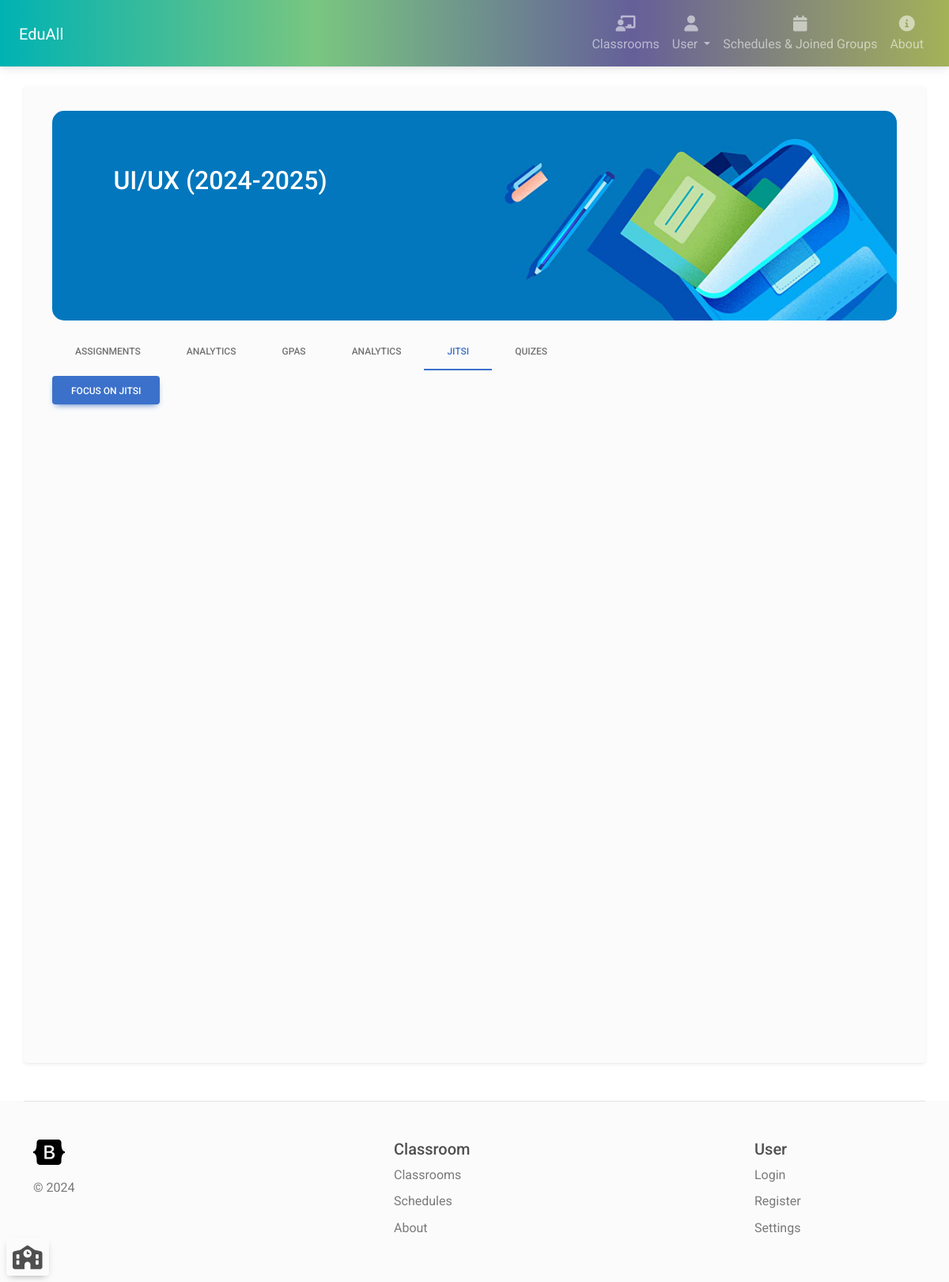
Screenshot of /classroom/1/jitsi (signed in) with the database file from the repository.
### classroom_manager/models.py (models this page shows, shortened)
class Classroom(models.Model):
    name = models.CharField(max_length=200)
    teachers = models.ManyToManyField(User, related_name="classroom_teacher")
    students = models.ManyToManyField(User, related_name="classroom_student")
    description = models.CharField(max_length=3000)
    background = models.CharField(max_length=200, default=get_random_class_image)
    searchable = models.BooleanField(default=False)

### classroom_manager/views.py (the view)
# urls.py: path('classroom/<int:classroomId>/jitsi', views.classroomJitsi, name="classroom_jitsi"),
@login_required(login_url='login')
def classroomJitsi(request: HttpRequest, classroomId: int):
    classroom = Classroom.objects.filter(id=classroomId).first()
    classroomName = classroom.name
    jitsiRoom = str(classroomId) + '-' + classroomName
    isCurrentUserTeacher = isTeacher(request.user.id, classroomId)
    if classroom == None:
        return render(request, '404page.html')
    context = {'classroom': classroom, 'jitsiRoom': jitsiRoom, 'isTeacher': isCurrentUserTeacher}
    return render(request, 'classroom_jitsi.html', context)

### classroom_manager/context_processor.py (called while the page is built)
def configuration_processor(request):
    siteName = Configuration.objects.filter(key='siteName').first()
    siteDescription = Configuration.objects.filter(key='siteDescription').first()
    if siteName is None:
        siteName = 'EduAll'
    else:
        siteName = siteName.value
    if siteDescription is None:
        siteDescription = 'EduAll is a platform for managing classrooms and learning groups.'
    else:
        siteDescription = siteDescription.value
    return {'siteName': siteName, 'siteDescription': siteDescription}

### classroom_manager/views.py (called while the page is built)
def isTeacher(userId, classroomId):
    user = User.objects.filter(id=userId).first()
    classroom = Classroom.objects.filter(id=classroomId, teachers__id__contains=userId).first()
    if user == None or classroom == None:
        return False
    return True

### classroom_manager/templates/classroom_jitsi.html (shortened to what this page needs)
{% extends 'navbar.html' %}
{% block content %}
{% load static %}
    <div class="container">
        <div style="width: 100%;" class="mt-3 position-relative">
            {% load static %}
            <img style="width: 100%; border-radius: 15px;"  src="{% static classroom.background %}"/ >
            <div style="padding: 1rem 1.5rem; top: 20%; left: 5%; width: 85%; color: white;" class="position-absolute">
                <h2 style="text-overflow: ellipsis; overflow: hidden; display: block; whitespace: no-wrap;">{{ classroom.name }}</h2>
            </div>
        </div>
        <ul class="nav nav-tabs mb-2 mt-3 bg-light">
            <li class="nav-item">
                <a class="nav-link" aria-current="page" href="{% url 'classroom_details' classroom.id %}">Assignments</a>
            </li>
            {% if isTeacher %}
            <li class="nav-item">
                <a class="nav-link" href="{% url 'classroom_analytics' classroom.id %}">Analytics</a>
            </li>
            {% endif %}
            <li class="nav-item">
                <a class="nav-link" href="{% url 'gpa_by_classroom_id' classroom.id %}">GPAs</a>
            </li>
            {% if isTeacher %}
            <li class="nav-item">
                <a class="nav-link" href="{% url 'classroom_analytics' classroom.id %}">Analytics</a>
            </li>
            {% endif %}
            <li class="nav-item">
                <a class="nav-link active bg-light" aria-current="page" href="#meet">Jitsi</a>
            </li>
            <li class="nav-item">
                <a class="nav-link" aria-current="page" href="{% url 'quiz_page' classroom.id %}">Quizes</a>
            </li>
        </ul>
        <div>
            <a role="button" href="#meet" class="btn btn-primary mb-3">Focus on Jitsi</a>
            <div class="column left" style="width: 100%; height: 100vh">
                <div id="meet" style="width: 100%; height: 100%;"></div>
            </div>
        </div>
    </div>
{% endblock %}

### classroom_manager/static/css/variables.css (style rules this page uses)
:root { --primary: #155bd5; --primary-dark: #1c3ab6; --primary-light: #e2f1ff; --accent: #00d4d7; --accent-dark: #00bac1; --accent-light: #dff9f8; --success: #13d527; --success-dark: #00ae11; --success-light: #eafbe7; --secondary: #8f15d5; --secondary-dark: #6013c7; --secondary-light: #f4e5fa; --info: #15b2d5; --info-dark: #0f8ca8; --info-light: #e0f5fa; --caution: #dbbb25; --caution-dark: #d58f15; --caution-light: #fbf9e4; --error: #e6185e; --error-dark: #bf1257; --error-light: #fce4eb; --black: #1d1d1d; --dark-1: #2d2d2d; --dark-2: #4d4d4d; --dark-3: #6d6d6d; --gray-1: #8d8d8d; --gray-2: #adadad; --gray-3: #cdcdcd; --gray-4: #e0e0e0; --light-1: #efefef; --light-2: #f5f5f5; --light-3: #fafafa; --white: #ffffff; --gradient-1: linear-gradient(180deg, #155bd5 0%, #1c3ab6 100%); --gradient-2: linear-gradient(180deg, #155bd5 13.02%, #00d4d7 85.42%); --gradient-3: linear-gradient(180deg, #155bd5 0%, #8f15d5 100%); --gradient-4: linear-gradient(180deg, #155bd5 0%, #13d527 100%); --gradient-5: linear-gradient(180deg, #155bd5 0%, #15bbd5 100%); --gradient-6: linear-gradient(180deg, #155bd5 0%, #dbbb25 100%); --gradient-7: linear-gradient(180deg, #155bd5 0%, #e6185e 100%); --gradient-8: linear-gradient(180deg, #1c3ab6 0%, #00bac1 100%); --gradient-9: linear-gradient(180deg, #00d4d7 13.02%, #155bd5 85.42%); --shadow-1: 0px 0px 1px rgba(40, 41, 61, 0.08), 0px 0.5px 2px rgba(96, 97, 112, 0.16); --shadow-2: 0px 0px 1px rgba(40, 41, 61, 0.04), 0px 2px 4px rgba(96, 97, 112, 0.16); --shadow-3: 0px 0px 2px rgba(40, 41, 61, 0.04), 0px 4px 8px rgba(96, 97, 112, 0.16); --shadow-4: 0px 2px 4px rgba(40, 41, 61, 0.04), 0px 8px 16px rgba(96, 97, 112, 0.16); --shadow-5: 0px 2px 8px rgba(40, 41, 61, 0.04), 0px 16px 24px rgba(96, 97, 112, 0.16); --shadow-6: 0px 2px 8px rgba(40, 41, 61, 0.08), 0px 20px 32px rgba(96, 97, 112, 0.24); }

### rows the page displays
Classroom: background (picture), name "UI/UX (2024-2025)"
